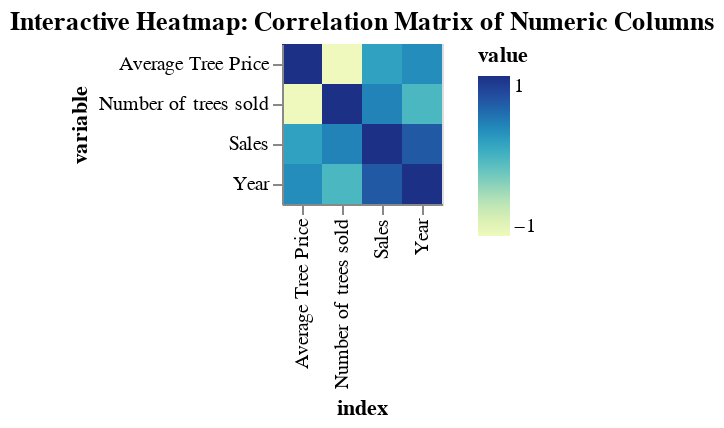

Notebook code for this chart:
### Markdown cell above
**Can we use Altair to create an interactive heatmap for the correlation matrix of numeric columns?**

### Code cell
# Altair interactive heatmap for correlation matrix
numeric_columns = ['Year', 'Number of trees sold', 'Average Tree Price', 'Sales']
correlation_matrix = df[numeric_columns].corr()
alt.Chart(correlation_matrix.reset_index().melt('index')).mark_rect().encode(
    x='index:N',
    y='variable:N',
    color='value:Q',
    tooltip=['index', 'variable', 'value']
).properties(
    title='Interactive Heatmap: Correlation Matrix of Numeric Columns'
).interactive()

### Figure 1 — Vega-Lite specification as saved in the notebook (floating-point values rounded to 4 significant figures)
{"config": {"view": {"continuousWidth": 300, "continuousHeight": 300}}, "data": {"name": "data-a084c087773742efd68b2ca94a357674"}, "mark": {"type": "rect"}, "encoding": {"color": {"field": "value", "type": "quantitative"}, "tooltip": [{"field": "index", "type": "nominal"}, {"field": "variable", "type": "nominal"}, {"field": "value", "type": "quantitative"}], "x": {"field": "index", "type": "nominal"}, "y": {"field": "variable", "type": "nominal"}}, "params": [{"name": "param_4", "select": {"type": "interval", "encodings": ["x", "y"]}, "bind": "scales"}], "title": "Interactive Heatmap: Correlation Matrix of Numeric Columns", "$schema": "https://vega.github.io/schema/vega-lite/v5.16.3.json", "datasets": {"data-a084c087773742efd68b2ca94a357674": [{"index": "Year", "variable": "Year", "value": 1.0}, {"index": "Number of trees sold", "variable": "Year", "value": 0.1456}, {"index": "Average Tree Price", "variable": "Year", "value": 0.4384}, {"index": "Sales", "variable": "Year", "value": 0.7287}, {"index": "Year", "variable": "Number of trees sold", "value": 0.1456}, {"index": "Number of trees sold", "variable": "Number of trees sold", "value": 1.0}, {"index": "Average Tree Price", "variable": "Number of trees sold", "value": -0.6568}, {"index": "Sales", "variable": "Number of trees sold", "value": 0.4947}, {"index": "Year", "variable": "Average Tree Price", "value": 0.4384}, {"index": "Number of trees sold", "variable": "Average Tree Price", "value": -0.6568}, {"index": "Average Tree Price", "variable": "Average Tree Price", "value": 1.0}, {"index": "Sales", "variable": "Average Tree Price", "value": 0.3127}, {"index": "Year", "variable": "Sales", "value": 0.7287}, {"index": "Number of trees sold", "variable": "Sales", "value": 0.4947}, {"index": "Average Tree Price", "variable": "Sales", "value": 0.3127}, {"index": "Sales", "variable": "Sales", "value": 1.0}]}}
